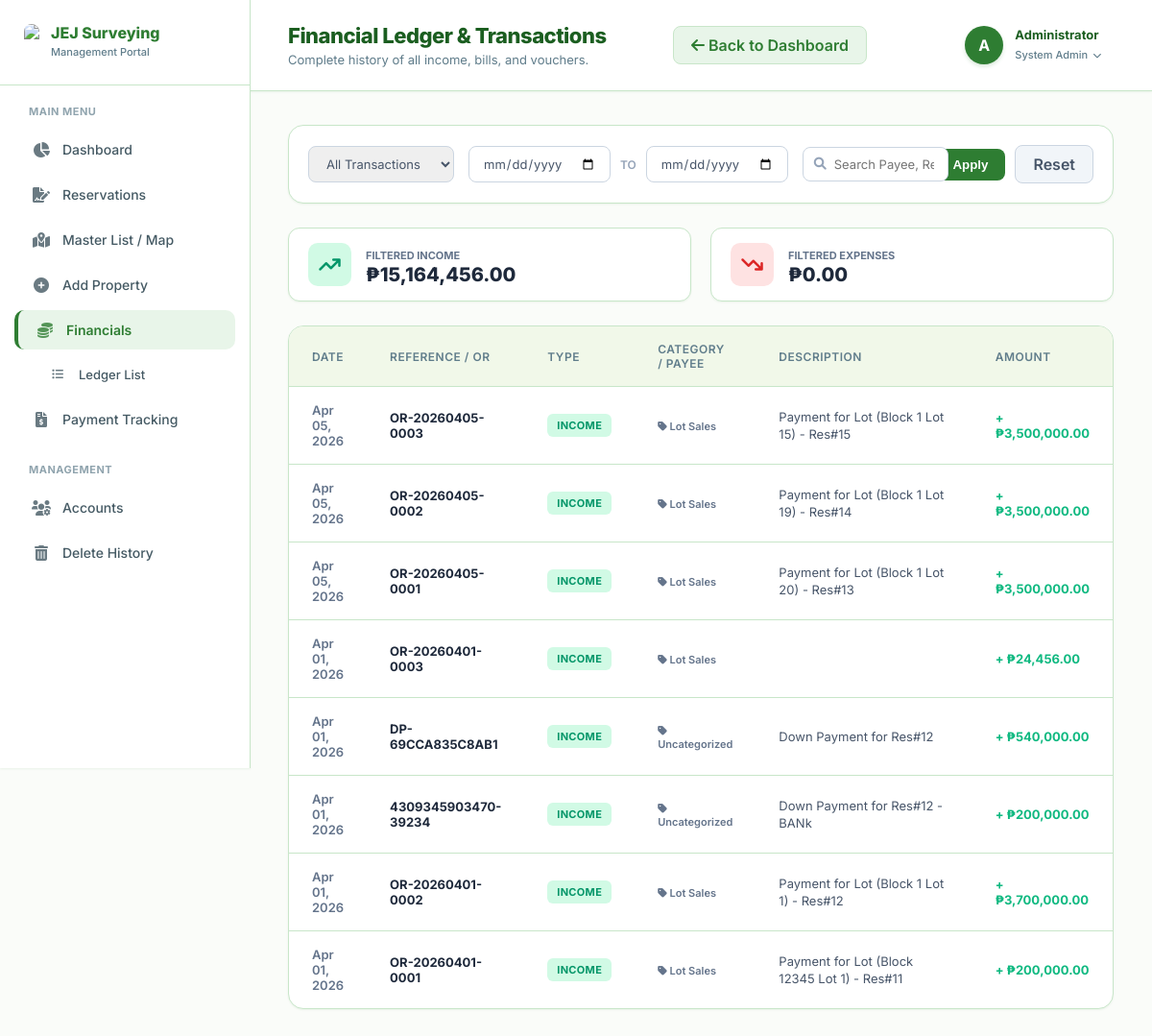
/transaction_history.php (signed in), run on the app's committed database.
### tables this page shows
CREATE TABLE `transactions` (
  `id` int(11) NOT NULL,
  `reservation_id` int(11) DEFAULT NULL,
  `or_number` varchar(50) NOT NULL,
  `transaction_date` date NOT NULL,
  `type` enum('INCOME','EXPENSE') NOT NULL,
  `category_id` int(11) NOT NULL,
  `project_id` int(11) NOT NULL,
  `amount` decimal(12,2) NOT NULL,
  `description` text DEFAULT NULL,
  `user_id` int(11) NOT NULL,
  `payee` varchar(150) DEFAULT NULL,
  `bank_name` varchar(100) DEFAULT NULL,
  `check_number` varchar(50) DEFAULT NULL,
  `is_check` tinyint(1) DEFAULT 0,
  `created_at` timestamp NOT NULL DEFAULT current_timestamp()
);

CREATE TABLE `accounting_categories` (
  `id` int(11) NOT NULL,
  `name` varchar(100) NOT NULL,
  `group_name` varchar(50) NOT NULL,
  `type` enum('INCOME','EXPENSE') NOT NULL DEFAULT 'EXPENSE'
);

### transaction_history.php (the view, shortened to what this page needs)
<?php
include 'config.php';
$where_clauses = ["1=1"];
$filter_type = $_GET['type'] ?? 'ALL';
$start_date = $_GET['start_date'] ?? '';
$end_date = $_GET['end_date'] ?? '';
$search = $_GET['search'] ?? '';
$where_sql = implode(" AND ", $where_clauses);
$query = "SELECT t.*, c.name as category_name
          FROM transactions t
          LEFT JOIN accounting_categories c ON t.category_id = c.id
          WHERE $where_sql
          ORDER BY t.transaction_date DESC, t.id DESC";
$stmt = $conn->prepare($query);
$stmt->execute();
$result = $stmt->get_result();
$total_income_view = 0;
$total_expense_view = 0;
$transactions = [];
while($row = $result->fetch_assoc()){
    $transactions[] = $row;
    if($row['type'] == 'INCOME') {
        $total_income_view += $row['amount'];
    } else {
        $total_expense_view += $row['amount'];
    }
}
?>
<!DOCTYPE html>
<html lang="en">
<head>
    <link rel="stylesheet" href="https://cdnjs.cloudflare.com/ajax/libs/font-awesome/6.0.0/css/all.min.css">
</head>
<body>
    <div class="sidebar">
        <div class="brand-box">
            <img src="assets/logo.png" style="height: 38px; width: auto; border-radius: 8px;">
            <div style="line-height: 1.1;">
                <span style="font-size: 16px; font-weight: 800; color: var(--primary); display: block;">JEJ Surveying</span>
                <span style="font-size: 11px; color: var(--text-muted); font-weight: 500;">Management Portal</span>
            </div>
        </div>
        <div class="sidebar-menu">
            <small style="padding: 0 15px; color: #90a4ae; font-weight: 700; font-size: 11px; display: block; margin-bottom: 12px; letter-spacing: 0.5px;">MAIN MENU</small>
            <a href="admin.php?view=dashboard" class="menu-link"><i class="fa-solid fa-chart-pie"></i> Dashboard</a>
            <a href="reservation.php" class="menu-link"><i class="fa-solid fa-file-signature"></i> Reservations</a>
            <a href="master_list.php" class="menu-link"><i class="fa-solid fa-map-location-dot"></i> Master List / Map</a>
            <a href="admin.php?view=inventory" class="menu-link"><i class="fa-solid fa-plus-circle"></i> Add Property</a>
            <a href="financial.php" class="menu-link active"><i class="fa-solid fa-coins"></i> Financials</a>
            <a href="transaction_history.php" class="menu-link" style="padding-left: 35px; font-size: 13px;"><i class="fa-solid fa-list-ul" style="font-size: 12px;"></i> Ledger List</a>
            <a href="payment_tracking.php" class="menu-link"><i class="fa-solid fa-file-invoice-dollar"></i> Payment Tracking</a>
            <small style="padding: 0 15px; color: #90a4ae; font-weight: 700; font-size: 11px; display: block; margin-top: 25px; margin-bottom: 12px; letter-spacing: 0.5px;">MANAGEMENT</small>
            <a href="accounts.php" class="menu-link"><i class="fa-solid fa-users-gear"></i> Accounts</a>
            <a href="delete_history.php" class="menu-link"><i class="fa-solid fa-trash-can"></i> Delete History</a>
        </div>
    </div>
    <div class="main-panel">
        <div class="top-header">
            <div class="header-title">
                <h1>Financial Ledger & Transactions</h1>
                <p>Complete history of all income, bills, and vouchers.</p>
            </div>
            <div style="display: flex; gap: 10px; margin-right: 20px;">
                <a href="financial.php" class="btn-reset" style="background: var(--primary-light); color: var(--primary); border-color: var(--gray-border);"><i class="fa-solid fa-arrow-left"></i> Back to Dashboard</a>
            </div>
            <div class="profile-dropdown">
                <div class="profile-trigger">
                    <div class="profile-avatar">A</div>
                    <div class="profile-info">
                        <strong>Administrator</strong>
                        <small>System Admin <i class="fa-solid fa-chevron-down" style="font-size: 9px; margin-left: 3px;"></i></small>
                    </div>
                </div>
            </div>
        </div>
        <div class="content-area">
            <div class="toolbar">
                <form method="GET" style="display: flex; gap: 15px; flex-wrap: wrap; width: 100%; align-items: center;">
                    <div class="filter-group">
                        <select name="type" class="form-control">
                            <option value="ALL" <?= $filter_type == 'ALL' ? 'selected' : '' ?>>All Transactions</option>
                        </select>
                    </div>
                    <div class="filter-group">
                        <input type="date" name="start_date" class="form-control" value="<?= htmlspecialchars($start_date) ?>" placeholder="Start Date">
                        <span style="color: #94a3b8; font-size: 12px; font-weight: 600;">TO</span>
                        <input type="date" name="end_date" class="form-control" value="<?= htmlspecialchars($end_date) ?>" placeholder="End Date">
                    </div>
                    <div class="filter-group" style="flex: 1;">
                        <div style="position: relative; width: 100%;">
                            <i class="fa-solid fa-search" style="position: absolute; left: 12px; top: 11px; color: #94a3b8; font-size: 13px;"></i>
                            <input type="text" name="search" class="form-control" placeholder="Search Payee, Reference, or Description..." value="<?= htmlspecialchars($search) ?>" style="padding-left: 32px; width: 100%;">
                        </div>
                    </div>
                    <div class="filter-group">
                        <button type="submit" class="btn-filter"><i class="fa-solid fa-filter"></i> Apply</button>
                        <a href="transaction_history.php" class="btn-reset">Reset</a>
                    </div>
                </form>
            </div>
            <div class="summary-wrapper">
                <div class="summary-card">
                    <div class="summary-icon si-inc"><i class="fa-solid fa-arrow-trend-up"></i></div>
                    <div>
                        <span style="font-size: 11px; color: #64748b; font-weight: 700; text-transform: uppercase;">Filtered Income</span>
                        <div style="font-size: 20px; font-weight: 800; color: #1e293b;">₱<?= number_format($total_income_view, 2) ?></div>
                    </div>
                </div>
                <div class="summary-card">
                    <div class="summary-icon si-exp"><i class="fa-solid fa-arrow-trend-down"></i></div>
                    <div>
                        <span style="font-size: 11px; color: #64748b; font-weight: 700; text-transform: uppercase;">Filtered Expenses</span>
                        <div style="font-size: 20px; font-weight: 800; color: #1e293b;">₱<?= number_format($total_expense_view, 2) ?></div>
                    </div>
                </div>
            </div>
            <div class="table-container">
                <table>
                    <thead>
                        <tr>
                            <th>Date</th>
                            <th>Reference / OR</th>
                            <th>Type</th>
                            <th>Category / Payee</th>
                            <th style="width: 30%;">Description</th>
                            <th>Amount</th>
                        </tr>
                    </thead>
                    <tbody>
                        <?php if(!empty($transactions)): ?>
                            <?php foreach($transactions as $t): ?>
                            <tr>
                                <td style="font-weight: 600; color: #64748b;"><?= date('M d, Y', strtotime($t['transaction_date'])) ?></td>
                                <td>
                                    <strong style="color: #1e293b;"><?= htmlspecialchars($t['or_number'] ?? 'N/A') ?></strong>
                                </td>
                                <td>
                                    <?php
                                        if($t['type'] == 'INCOME') {
                                            echo '<span class="badge b-inc">INCOME</span>';
                                        } else {
                                            if($t['is_check'] == 1) {
                                                echo '<span class="badge b-chk">CHECK VOUCHER</span>';
                                            } else {
                                                echo '<span class="badge b-exp">CASH EXPENSE</span>';
                                            }
                                        }
                                    ?>
                                </td>
                                <td>
                                    <div style="font-size: 11px; color: #64748b; font-weight: 600; margin-top: 2px;">
                                        <i class="fa-solid fa-tag"></i> <?= htmlspecialchars($t['category_name'] ?? 'Uncategorized') ?>
                                    </div>
                                </td>
                                <td style="color: #475569; line-height: 1.4;">
                                    <?= htmlspecialchars($t['description']) ?>
                                </td>
                                <td class="<?= $t['type'] == 'INCOME' ? 'amount-pos' : 'amount-neg' ?>">
                                    <?= $t['type'] == 'INCOME' ? '+' : '-' ?> ₱<?= number_format($t['amount'], 2) ?>
                                </td>
                            </tr>
                            <?php endforeach; ?>
                        <?php endif; ?>
                    </tbody>
                </table>
            </div>
        </div>
    </div>
</body>
</html>

### data on the page
transactions: transaction_date "Apr 05, 2026", or_number "OR-20260405-0003", type "INCOME", accounting_categories.name "Lot Sales", description "Payment for Lot (Block 1 Lot 15) - Res#15", amount "3,500,000.00"
transactions: transaction_date "Apr 05, 2026", or_number "OR-20260405-0002", type "INCOME", accounting_categories.name "Lot Sales", description "Payment for Lot (Block 1 Lot 19) - Res#14", amount "3,500,000.00"
transactions: transaction_date "Apr 05, 2026", or_number "OR-20260405-0001", type "INCOME", accounting_categories.name "Lot Sales", description "Payment for Lot (Block 1 Lot 20) - Res#13", amount "3,500,000.00"
transactions: transaction_date "Apr 01, 2026", or_number "OR-20260401-0003", type "INCOME", accounting_categories.name "Lot Sales", amount "24,456.00"
transactions: transaction_date "Apr 01, 2026", or_number "DP-69CCA835C8AB1", type "INCOME", category_name "Uncategorized", description "Down Payment for Res#12", amount "540,000.00"
transactions: transaction_date "Apr 01, 2026", or_number "4309345903470-39234", type "INCOME", category_name "Uncategorized", description "Down Payment for Res#12 - BANk", amount "200,000.00"
transactions: transaction_date "Apr 01, 2026", or_number "OR-20260401-0002", type "INCOME", accounting_categories.name "Lot Sales", description "Payment for Lot (Block 1 Lot 1) - Res#12", amount "3,700,000.00"
transactions: transaction_date "Apr 01, 2026", or_number "OR-20260401-0001", type "INCOME", accounting_categories.name "Lot Sales", description "Payment for Lot (Block 12345 Lot 1) - Res#11", amount "200,000.00"

### other printed values
$total_income_view "15,164,456.00"
$total_expense_view "0.00"
